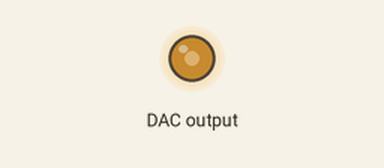
A sketch run on a simulated Arduino Nano, built with avr-gcc and run on an emulated ATmega328P. On the bench: output pins drawn as LEDs (lit = HIGH). Wiring (inferred from the names in the program): MCP4725 DAC at I2C address 0x60. What the sketch prints to the serial monitor is not drawn.

Above: at 0.1 s.
Timing chart, 0 to 1.6 s (numbered marks = the images above):
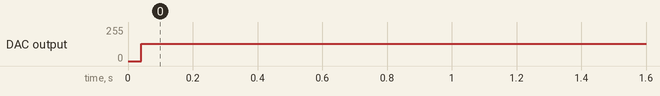

The sketch:

nano-mcp4725.ino
```cpp
// idea from https://learn.sparkfun.com/tutorials/mcp4725-digital-to-analog-converter-hookup-guide/all
#define MCP4725_ADDR 0x60
#include <Wire.h>  //Include the Wire library to talk I2C

int counter;  // how many iterations
int time_begin = 0;
int time_end = 0;
int duration;
void setup() {
  Wire.begin();
  //  Wire.setClock(100000);
  Wire.setClock(400000); // https://www.arduino.cc/reference/en/language/functions/communication/wire/setclock/
  Serial.begin(115200);
  counter = 0;
  Serial.println("start benchmark");
}
//---------------------------------------------------
void loop() {
  int value;  // angka yang ditulis
  value = 0;  // minimum value
  Wire.beginTransmission(MCP4725_ADDR);
  Wire.write(64);                 // cmd to update the DAC
  Wire.write(value >> 4);         // the 8 most significant bits...
  Wire.write((value & 15) << 4);  // the 4 least significant bits...
  Wire.endTransmission();

  value = 4095;  // maximum value
  Wire.beginTransmission(MCP4725_ADDR);
  Wire.write(64);                 // cmd to update the DAC
  Wire.write(value >> 4);         // the 8 most significant bits...
  Wire.write((value & 15) << 4);  // the 4 least significant bits...
  Wire.endTransmission();

  counter = counter + 1;
  if (counter >= 10000) {
    float period;
    int time_now = millis();
    counter = 0;
    duration = time_now - time_begin;
    period = duration / 10000.0 / 2.0;
    Serial.print("period (ms): ");
    Serial.println(period);
    //  prepare next round
    time_begin = time_now;
  }
}
```

Measured:
- by itself, DAC output: 0/255 → 130/255 at 0.04 s
